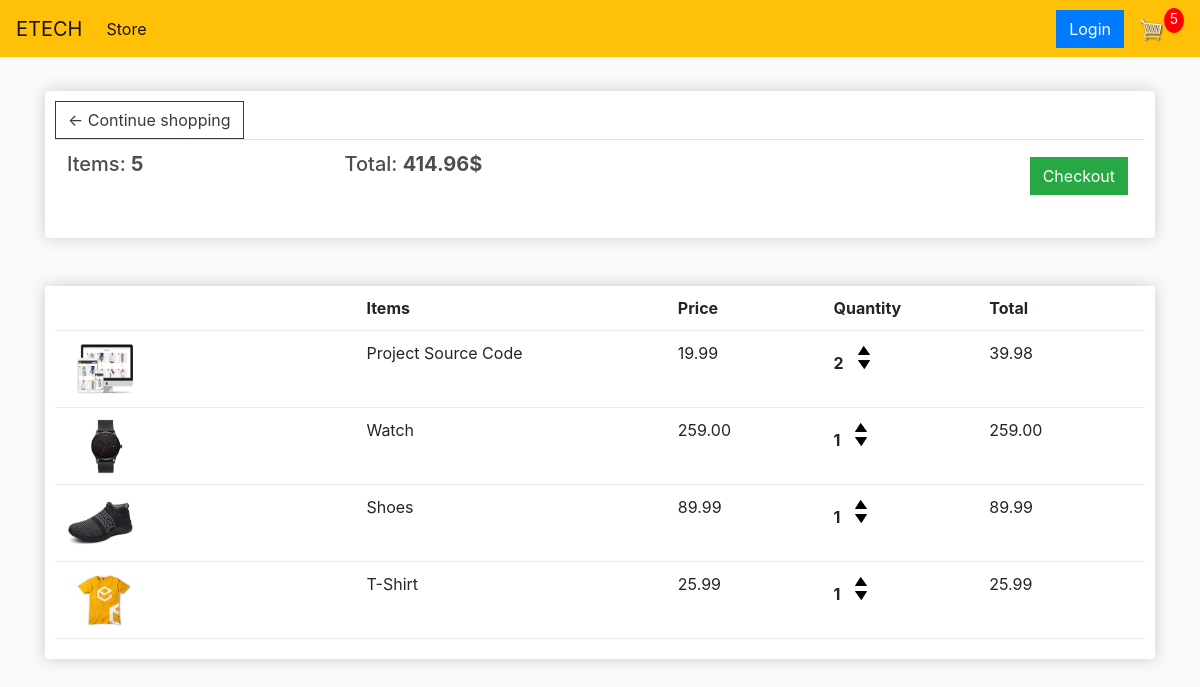
The page /Cart (signed in) on the database as committed earlier.
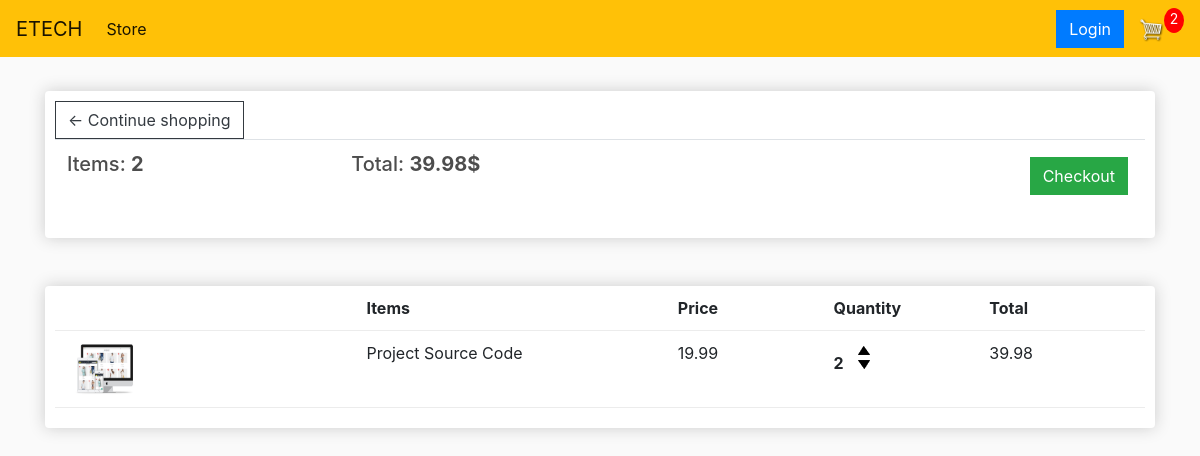
The same page on the database as committed later.
### store/models.py (models this page shows, shortened)
class Order(models.Model):
    customer = models.ForeignKey(Customer, on_delete=models.SET_NULL, null=True, blank=True)
    date_ordered = models.DateTimeField(auto_now_add=True)
    complete = models.BooleanField(default=False)
    transaction_id = models.CharField(max_length=100, null=True)
    @property
    def get_card_total(self):
        orderitem = self.orderitem_set.all()
        total = sum([item.get_total for item in orderitem])
        return total
    @property
    def get_card_item(self):
        orderitem = self.orderitem_set.all()
        total = sum([item.quantity for item in orderitem])
        return total

class OrderItem(models.Model):
    product = models.ForeignKey(Product, on_delete=models.SET_NULL, null=True, blank=True)
    order = models.ForeignKey(Order, on_delete=models.SET_NULL, null=True, blank=True)
    quantity = models.IntegerField(default=0, null=True, blank=True)
    date_added = models.DateTimeField(auto_now_add=True)
    @property
    def get_total(self):
        total = self.product.price * self.quantity
        return total

class Product(models.Model):
    name = models.CharField(max_length=255, null=True)
    price = models.DecimalField(max_digits=7, decimal_places=2)
    digital = models.BooleanField(default=False, null=True, blank=False)
    image = models.ImageField(null=True, blank=True)
    @property
    def imageURL(self):
        try:
            url = self.image.url
        except:
            url = ''
        return url

### store/views.py (the view)
# urls.py: path('Cart', views.cart, name='cart'),
def cart(request):
    if request.user.is_authenticated:
        customer = request.user.customer
        order, created = Order.objects.get_or_create(customer=customer, complete=False)
        items = order.orderitem_set.all()
        CartItems = order.get_card_item
    else:
        items = []
        order = {'get_card_total': 0, 'get_card_item': 0}
        CartItems = order['get_card_item']
    context = {'items': items, 'order': order, 'CartItems': CartItems}
    return render(request, 'store/Cart.html', context)

### store/templates/store/Cart.html
{% extends 'main.html' %}
{% load static %}
{% block content %}
<div class="row">
    <div class="col-lg-12">
        <div class="box-element">
            <a class="btn btn-outline-dark" href="{% url 'store' %}">&#x2190; Continue shopping </a>
            <table class="table">
                <tr>
                    <th><h5>Items: <strong>{{ order.get_card_item }}</strong></h5></th>
                    <th><h5>Total: <strong>{{ order.get_card_total | floatformat:2 }}$</strong></h5></th>
                    <th>
                        <a style="float:right; margin: 5px" class="btn btn-success" href="{% url 'checkout' %}">Checkout</a>
                    </th>
                </tr>
            </table>
        </div>
        <br>
        <br>
        <div class="box-element">
            <div class="cart-row">
                <div style="flex: 2"></div>
                <div style="flex: 2"><strong>Items</strong></div>
                <div style="flex: 1"><strong>Price</strong></div>
                <div style="flex: 1"><strong>Quantity</strong></div>
                <div style="flex: 1"><strong>Total</strong></div>
            </div>
            {% for item in items %}
            <div class="cart-row">
		        <div style="flex:2"><img class="row-image" src="{{ item.product.imageURL }}"></div>
		        <div style="flex:2"><p>{{ item.product.name }}</p></div>
		        <div style="flex:1"><p>{{ item.product.price | floatformat:2 }}</p></div>
		        <div style="flex:1">
			        <p class="quantity">{{ item.quantity }}</p>
			            <div class="quantity">
				            <img  data-product="{{ item.product.id }}"  data-action="add" class="chg-quantity update-cart" src="{% static  'image/arrow-up.png' %}">
				            <img data-product="{{ item.product.id }}" data-action="remove" class="chg-quantity update-cart" src="{% static  'image/arrow-down.png' %}">
			            </div>
                </div>
		            <div style="flex:1"><p>{{ item.get_total }}</p></div>
            </div>
            {% endfor %}
        </div>
    </div>
</div>
{% endblock %}

Rows that differ between the two databases and show on the page:
removed OrderItem: product.imageURL (picture), product.name "Watch", product.price "259.00", quantity "1", get_total "259.00"
removed OrderItem: product.imageURL (picture), product.name "Shoes", product.price "89.99", quantity "1", get_total "89.99"
removed OrderItem: product.imageURL (picture), product.name "T-Shirt", product.price "25.99", quantity "1", get_total "25.99"
changed Order: get_card_item "5" → "2"; get_card_total "414.96" → "39.98"
Other text that changed with them:
{{ CartItems }}: "5" → "2"
